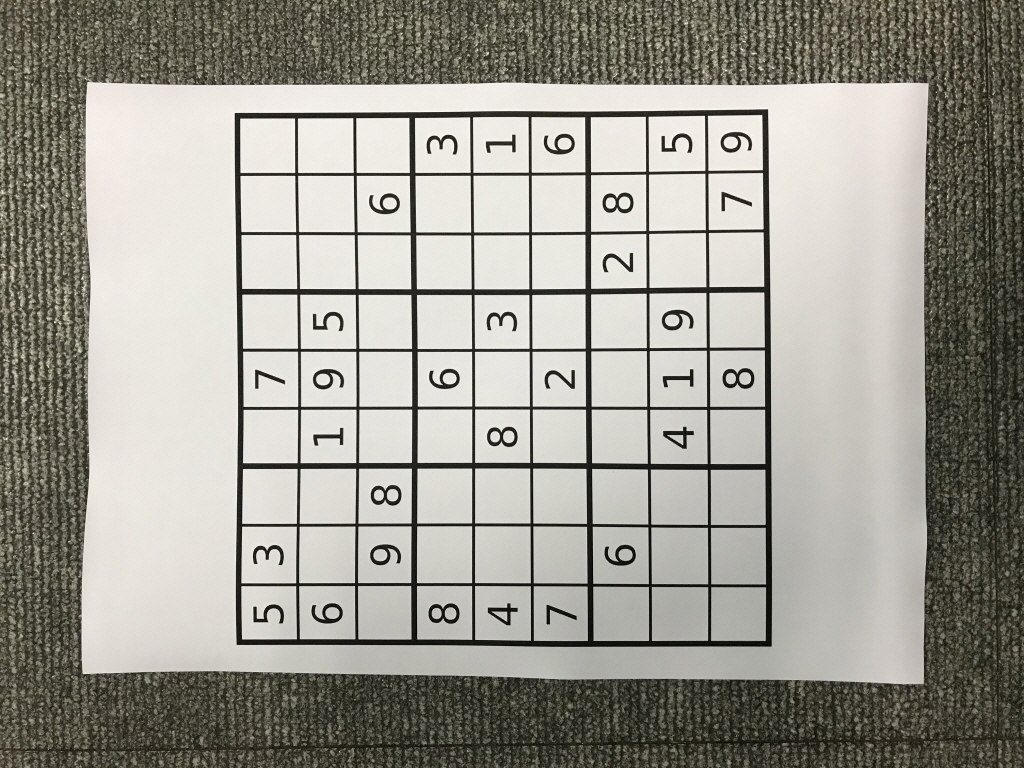
#> input picture sIMG_2164.jpg, 1024 x 768 px
$ jupyter execute chap1413.ipynb
#> lines starting #> are read from the running program, lines starting #| are printed output that depends on the picture; after the words box and inside, x2 and y2 are one past the last pixel; in counts of white or black regions, pixels touching at a corner belong together
##### 1.4.13 Hough Line Transform

[cell 1]
import cv2
from PIL import Image
import numpy as np
import matplotlib.pyplot as pl
from matplotlib import pyplot as plt

[cell 2]
img = cv2.imread('sIMG_2164.jpg')
#> img is the input picture: shape (768, 1024, 3); mean B, G, R 146.2, 155.1, 157.1
gray = cv2.cvtColor(img,cv2.COLOR_BGR2GRAY)
edges = cv2.Canny(gray,50,150,apertureSize = 3)
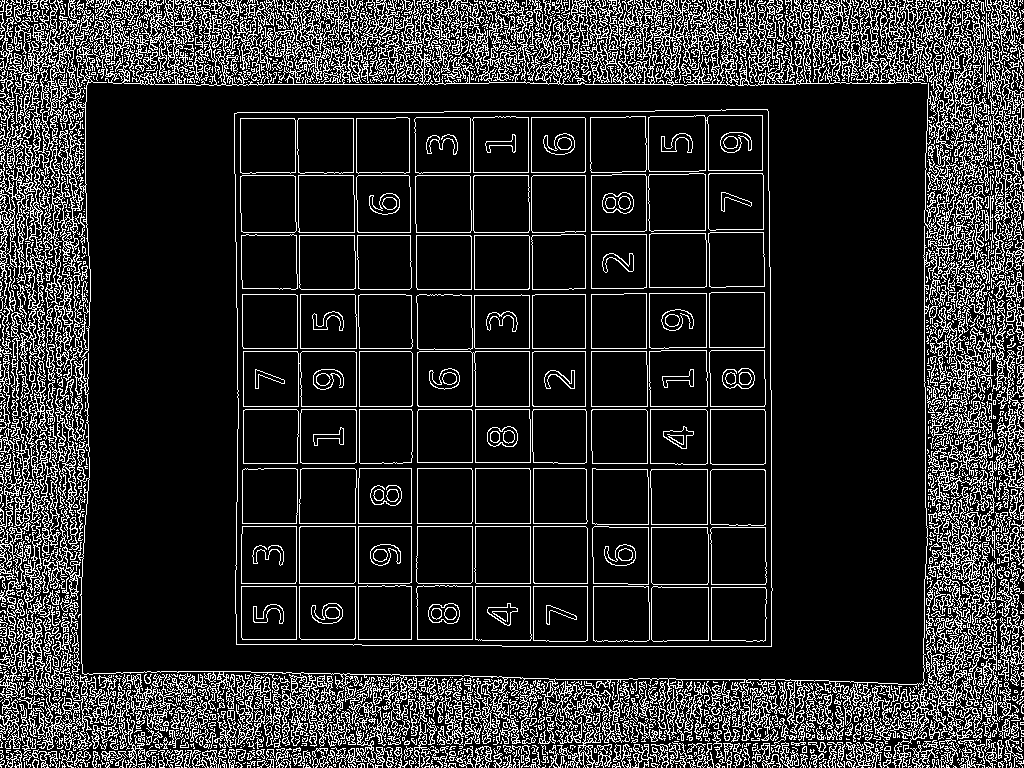
#> edges: shape (768, 1024); 16.8% white in thin lines or dots

lines = cv2.HoughLines(edges,1,np.pi/180,300)
#> lines = 566 rows, first 8: [406, 1.57], [409, 1.57], [84, 1.57], [351, 1.57], [679, 1.57], [34, 1.62], [586, 1.57], [232, 1.57]

[cell 3]
lines   # 라인 갯수
#> Out has the same summary as lines

[cell 4]
lines[0:2].shape
#> Out = (2, 1, 2)

[cell 5]
plt.imshow(edges)

[cell 6]
plt.imshow(img)

 Hough Tranform in OpenCV

[cell 7]
for i in range(500):
    for rho,theta in lines[i]:   # 50개만 찍어봄
        a = np.cos(theta)
        b = np.sin(theta)
        x0 = a*rho
        y0 = b*rho
        x1 = int(x0 + 1000*(-b))
        y1 = int(y0 + 1000*(a))
        x2 = int(x0- 1000*(-b))
        y2 = int(y0- 1000*(a))

        cv2.line(img,(x1,y1),(x2,y2),(0,0,255),2)
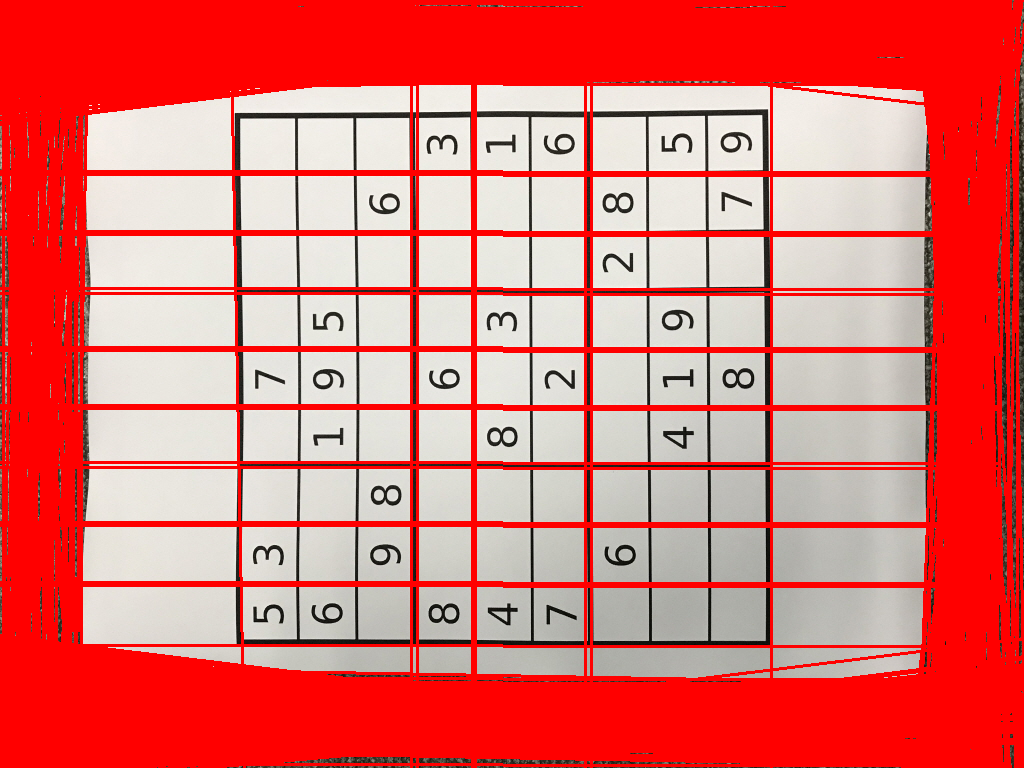
#> img: shape (768, 1024, 3); mean B, G, R 109.8, 113.5, 224.7
cv2.imwrite('houghlines3.jpg',img)
#> Out = True

[cell 8]
plt.imshow(img)

[cell 9]
minLineLength = 100
maxLineGap = 10
lines = cv2.HoughLinesP(edges,1,np.pi/180,100,minLineLength,maxLineGap)
#> lines = 376 rows, first 6: [264, 84, 416, 84], [301, 409, 355, 409], [650, 406, 707, 406], [475, 526, 530, 526], [532, 348, 585, 348], [299, 232, 354, 232]

[cell 10]
lines.shape
#> Out = (376, 1, 4)

 Probabilistic Hough Transform

[cell 11]
for i in range(50):
    for x1,y1,x2,y2 in lines[i]:
        cv2.line(img,(x1,y1),(x2,y2),(0,255,0),2)
    cv2.imwrite('houghlines5.jpg',img)
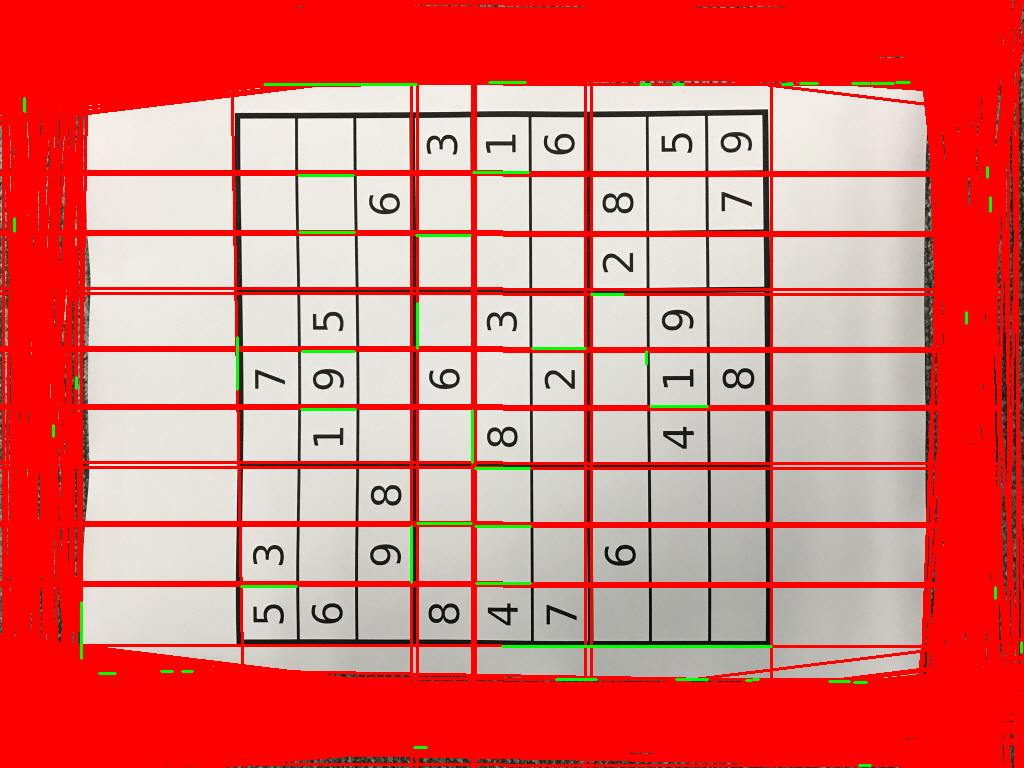
#> img: shape (768, 1024, 3); 0.74% of pixels changed, all inside (x1, y1, x2, y2) = (13, 81, 1023, 767)

[cell 12]
plt.imshow(img)

[cell 13]
def nothing(x):
    pass

[cell 14]
img = cv2.imread('sIMG_2164.jpg')
gray = cv2.cvtColor(img,cv2.COLOR_BGR2GRAY)
edges = cv2.Canny(gray,50,150,apertureSize = 3)

minLineLength = 100
maxLineGap = 10
lines = cv2.HoughLinesP(edges,1,np.pi/180,100,minLineLength,maxLineGap)
lineNums = 100

[cell 15]
# Create a black image,a window

cv2.namedWindow('image')

#create trackbars for color change
cv2.createTrackbar('minLineLength','image',0,500,nothing) # R이라는 트렉터를 0부터 255까지
cv2.createTrackbar('maxLineGap','image',0,500,nothing)
cv2.createTrackbar('lineNums','image',0,100,nothing)
cv2.setTrackbarPos('minLineLength', 'image', minLineLength)
cv2.setTrackbarPos('maxLineGap', 'image', maxLineGap)
cv2.setTrackbarPos('lineNums', 'image', lineNums)

while(1):
    cv2.imshow('image',img)
    k=cv2.waitKey(1)&0xFF
#> (key Esc is pressed here)

$ run again, with sIMG_2168.jpg copied over sIMG_2164.jpg
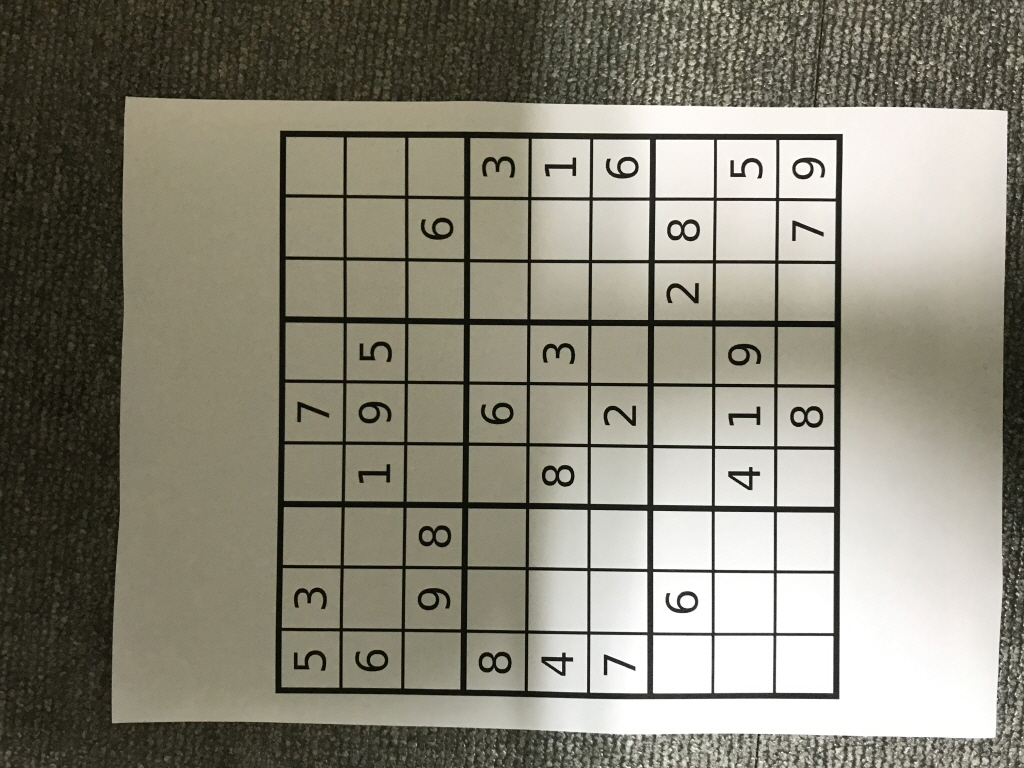
#> input picture sIMG_2168.jpg, 1024 x 768 px
#> img is the input picture: shape (768, 1024, 3); mean B, G, R 120.1, 134.1, 137.3
#> `edges = cv2.Canny(gray,50,150,apertureSize = 3)`:
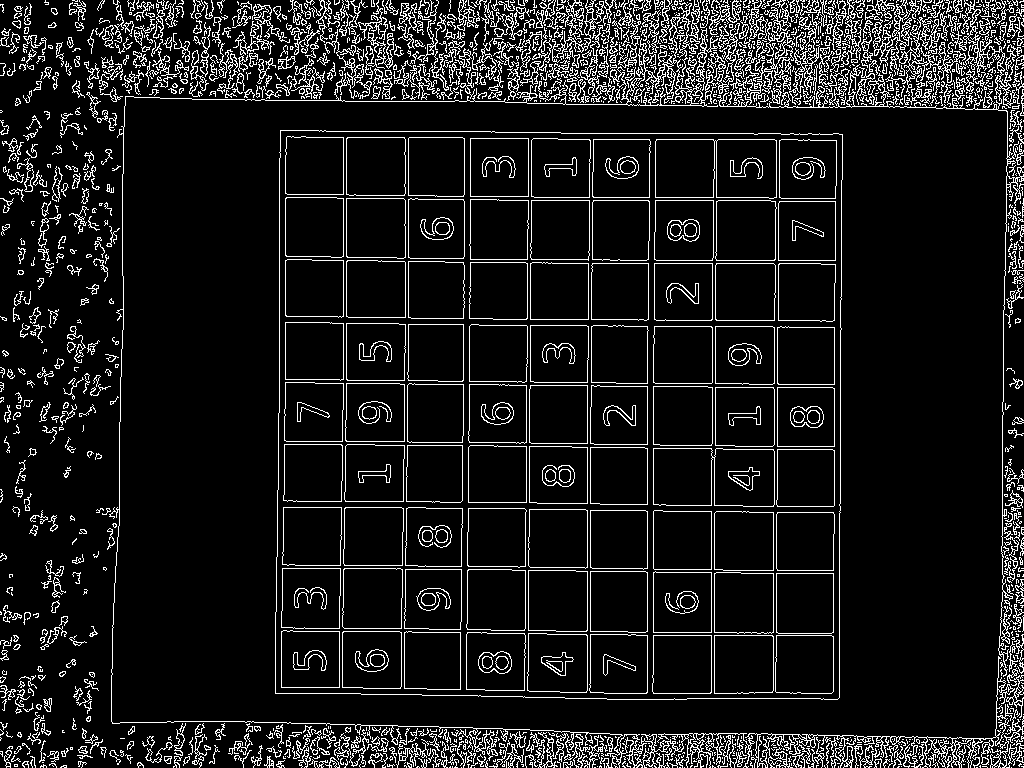
#> edges: shape (768, 1024); 10.3% white in thin lines or dots
#> `lines = cv2.HoughLines(edges,1,np.pi/180,300)`: lines = 209 rows, first 8: [647, 0], [587, 0], [653, 0], [75, 1.61], [58, 1.62], [77, 1.52], [343, 0], [753, 1.57]
#> `lines`: Out has the same summary as lines
#> `lines = cv2.HoughLinesP(edges,1,np.pi/180,100,minLineLength,maxLineGap)`: lines = 346 rows, first 6: [647, 383, 647, 331], [750, 90, 760, 90], [1003, 368, 1003, 312], [659, 105, 701, 105], [587, 503, 587, 447], [439, 727, 463, 727]
#> the loop `for i in range(50):` made 50 passes
#> pass 1, `cv2.imwrite('houghlines5.jpg',img)`:
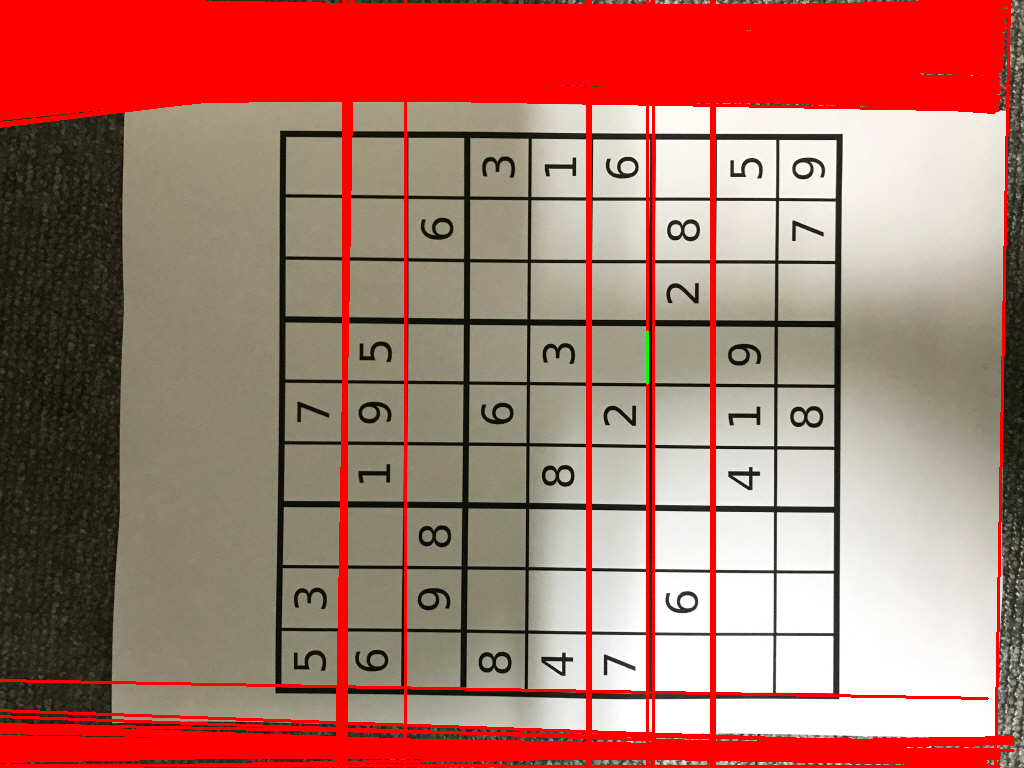
#> saved as houghlines5.jpg: shape (768, 1024, 3); mean B, G, R 105.4, 116.7, 172.4
